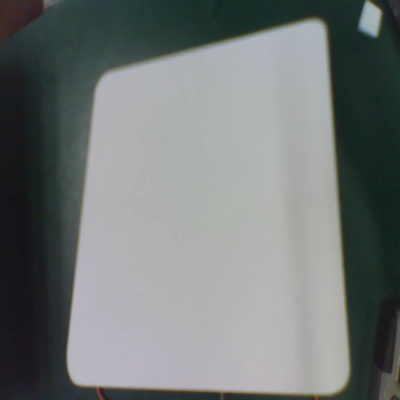
#> input picture 1.jpg, 400 x 400 px
$ python -i esp32camera.py   (imports and definitions only)
#> lines starting #> are read from the running program, lines starting #| are printed output that depends on the picture; after the words box and inside, x2 and y2 are one past the last pixel; in counts of white or black regions, pixels touching at a corner belong together
import cv2
import numpy as np
from selenium import webdriver

# [12 lines left out: function camera_init, not called in this run]


def pre_treat(img):
    img = cv2.resize(img, (400, 400))
    img_hls = cv2.cvtColor(img, cv2.COLOR_RGB2HLS)
#> img_hls: shape (400, 400, 3); mean of channels 0, 1, 2 80.5, 117.8, 21.8
    for i in range(0, 400):
        for j in range(0, 400):
            img_hls[i][j][1] = 150
            img_hls[i][j][2] = 255
#> img_hls: shape (400, 400, 3); mean of channels 0, 1, 2 80.5, 150, 255

    img_rgb = cv2.cvtColor(img_hls, cv2.COLOR_HLS2RGB)
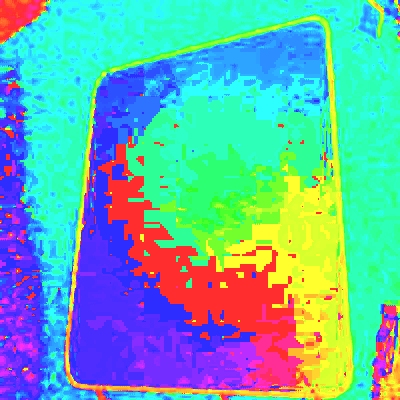
#> img_rgb: shape (400, 400, 3); mean R, G, B 102.2, 176.8, 174.4
    for i in range(0, 400):
        for j in range(0, 400):
            if (img_rgb[i][j][2] != 255):
                img[i][j][0] = 0
                img[i][j][1] = 0
                img[i][j][2] = 0
            if (img_rgb[i][j][2] == 255):
                img[i][j][0] = 255
                img[i][j][1] = 255
                img[i][j][2] = 255
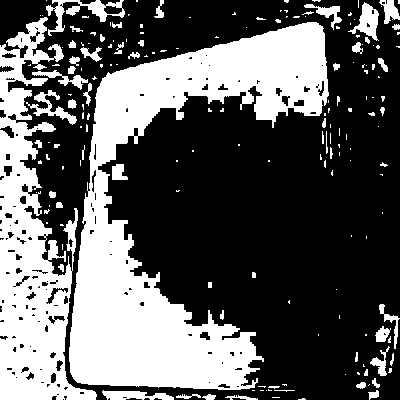
#> img: shape (400, 400, 3); 36.9% white; 185 white regions (126 under 20 px), largest, box (x1, y1, x2, y2) and area: (69, 22, 329, 390) 35468, (0, 17, 97, 400) 16739, (46, 0, 125, 36) 822
    k = np.array([[1 / 16, 2 / 16, 1 / 16], [2 / 16, 4 / 16, 2 / 16], [1 / 16, 2 / 16, 1 / 16]], dtype=np.float32)
    img_np = np.array(img)
    img_r = cv2.filter2D(img_np, -1, kernel=k)
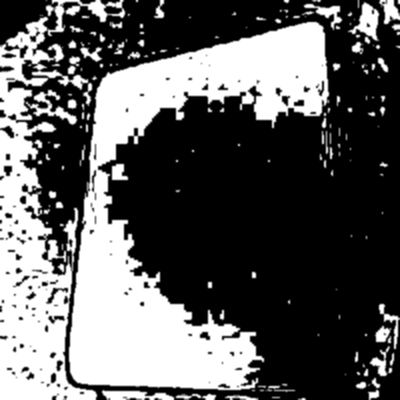
#> img_r: shape (400, 400, 3); min 0, max 255, mean 94
    return img_r

# [30 lines left out: functions cornerdetec, houghtTransform, not called in this run]

# [22 lines not run here, left out]

>>> import cv2
>>> picture = cv2.cvtColor(cv2.imread('1.jpg'), cv2.COLOR_BGR2RGB)
>>> result = pre_treat(picture)

$ run again, on 3.jpg
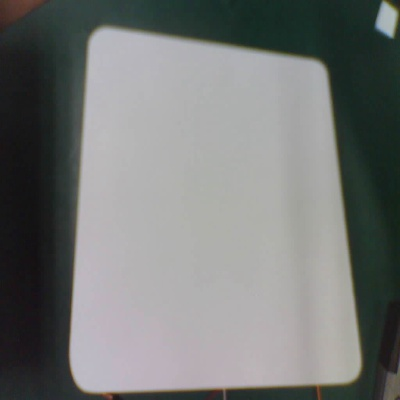
#> input picture 3.jpg, 400 x 400 px
#> after the loop in pre_treat, `for i in range(0, 400):`:
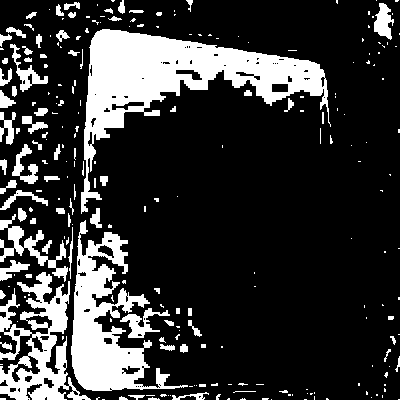
#> img: shape (400, 400, 3); 20.9% white; 242 white regions (158 under 20 px), largest, box (x1, y1, x2, y2) and area: (81, 29, 331, 214) 13022, (71, 220, 188, 391) 7322, (0, 272, 91, 400) 4820
#> in pre_treat, `img_r = cv2.filter2D(img_np, -1, kernel=k)`:
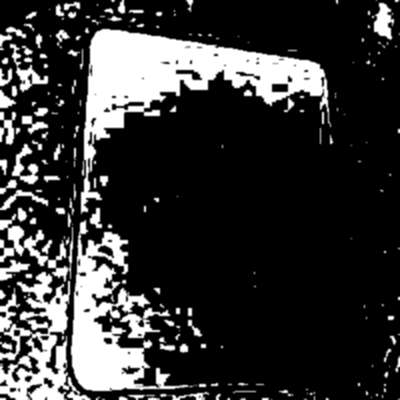
#> img_r: shape (400, 400, 3); min 0, max 255, mean 53.3

$ run again, on 5.jpg
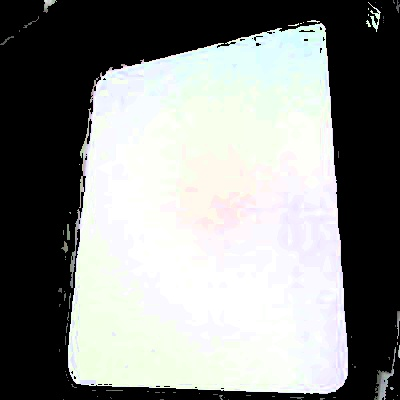
#> input picture 5.jpg, 400 x 400 px
#> after the loop in pre_treat, `for i in range(0, 400):`:
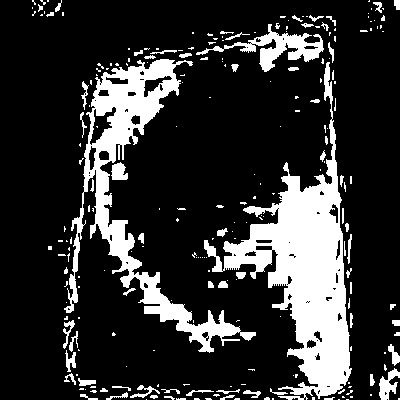
#> img: shape (400, 400, 3); 19.5% white; 240 white regions (171 under 20 px), largest, box (x1, y1, x2, y2) and area: (204, 62, 352, 400) 14872, (64, 59, 256, 353) 10070, (196, 24, 324, 72) 1676
#> in pre_treat, `img_r = cv2.filter2D(img_np, -1, kernel=k)`:
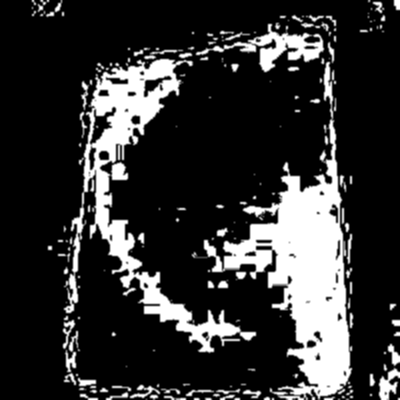
#> img_r: shape (400, 400, 3); min 0, max 255, mean 49.7
